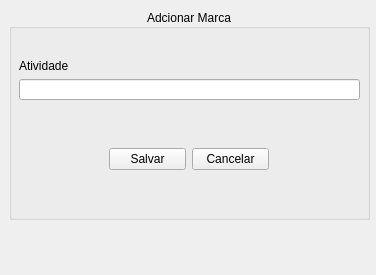
<?xml version="1.0" encoding="UTF-8"?>
<ui version="4.0">
 <class>AddAtividade</class>
 <widget class="QWidget" name="AddAtividade">
  <property name="geometry">
   <rect>
    <x>0</x>
    <y>0</y>
    <width>376</width>
    <height>275</height>
   </rect>
  </property>
  <property name="windowTitle">
   <string>Form</string>
  </property>
  <widget class="QGroupBox" name="groupBox">
   <property name="geometry">
    <rect>
     <x>9</x>
     <y>9</y>
     <width>361</width>
     <height>211</height>
    </rect>
   </property>
   <property name="title">
    <string>Adcionar Marca</string>
   </property>
   <property name="alignment">
    <set>Qt::AlignCenter</set>
   </property>
   <widget class="QWidget" name="verticalLayoutWidget_2">
    <property name="geometry">
     <rect>
      <x>10</x>
      <y>50</y>
      <width>341</width>
      <height>41</height>
     </rect>
    </property>
    <layout class="QVBoxLayout" name="marca">
     <item>
      <widget class="QLabel" name="labelAtividade">
       <property name="text">
        <string>Atividade</string>
       </property>
      </widget>
     </item>
     <item>
      <widget class="QLineEdit" name="txtAtividade"/>
     </item>
    </layout>
   </widget>
   <widget class="QWidget" name="horizontalLayoutWidget">
    <property name="geometry">
     <rect>
      <x>100</x>
      <y>130</y>
      <width>160</width>
      <height>41</height>
     </rect>
    </property>
    <layout class="QHBoxLayout" name="horizontalLayout">
     <item>
      <widget class="QPushButton" name="btnSalvar">
       <property name="text">
        <string>Salvar</string>
       </property>
      </widget>
     </item>
     <item>
      <widget class="QPushButton" name="btnCancelar">
       <property name="text">
        <string>Cancelar</string>
       </property>
      </widget>
     </item>
    </layout>
   </widget>
  </widget>
 </widget>
 <tabstops>
  <tabstop>txtAtividade</tabstop>
  <tabstop>btnSalvar</tabstop>
  <tabstop>btnCancelar</tabstop>
 </tabstops>
 <resources/>
 <connections/>
</ui>
